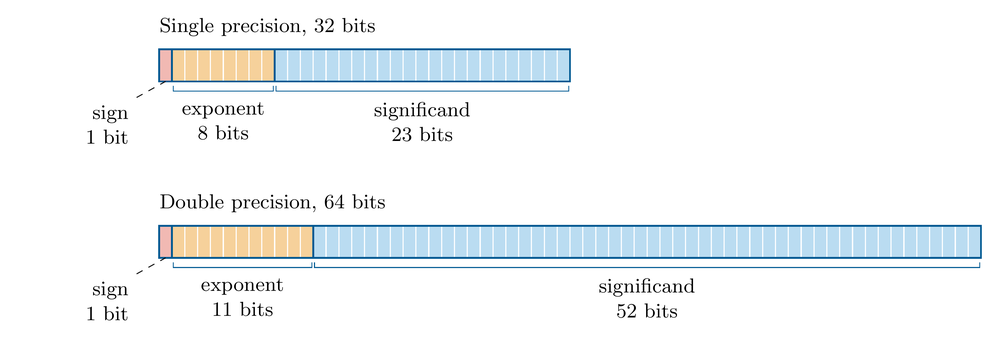
#> input picture Chapters/data_representation/en_US/ieee754_layout.png, 1000 x 346 px, shrunk from 3679 x 1274 before the run
$ python separate_image.py ../../data_representation/en_US/ieee754_layout.png
#> lines starting #> are read from the running program, lines starting #| are printed output that depends on the picture
import imageio.v3 as iio
import sys
import os
import numpy as np

# Check command line arguments
if len(sys.argv) < 2:
    print(f"Usage {sys.argv[0]} <infile>")
    sys.exit(1)

# Read the image
path = sys.argv[1]
image = iio.imread(path)
#> image is the input picture: shape (346, 1000, 3); mean R, G, B 242.1, 245.5, 247.1

# What is the filename?
filename = os.path.basename(path)

# What is the shape of the array?
original_shape = image.shape
#> original_shape = (346, 1000, 3)

# Log it
print(f"Shape of {filename}:{original_shape}")
#| Shape of ieee754_layout.png:(346, 1000, 3)

# Names of the colors for the filenames
colors = ['red','green','blue']

# Step through each of the colors
for i in range(3):

    # Create a new image
    newimage = np.zeros(original_shape, dtype=np.uint8)

    # Copy one channel
    newimage[:,:,i] = image[:,:,i]

    # Save to a file
    new_filename = f"{colors[i]}_{filename}"
    print(f"Writing {new_filename}")
    iio.imwrite(new_filename, newimage)
#> this loop made 3 passes
#> pass 1, `iio.imwrite(new_filename, newimage)`:
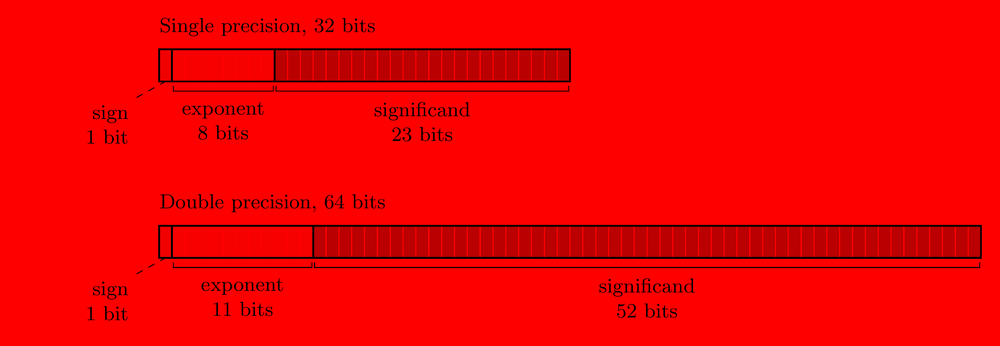
#> saved as red_ieee754_layout.png: shape (346, 1000, 3); mean R, G, B 242.1, 0, 0
#> pass 2, `iio.imwrite(new_filename, newimage)`:
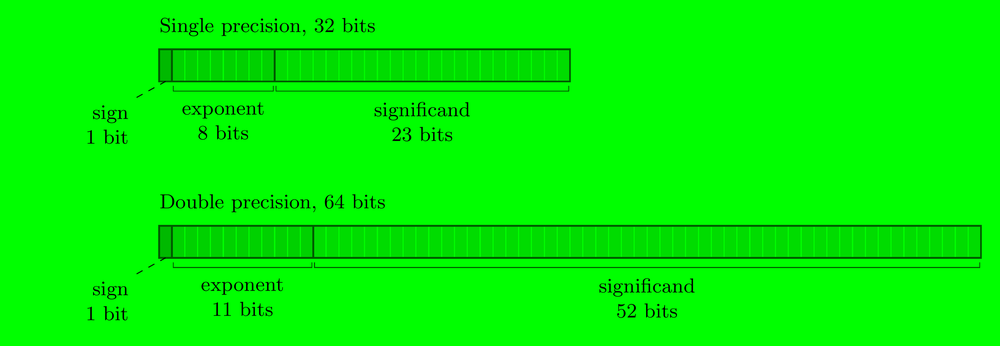
#> saved as green_ieee754_layout.png: shape (346, 1000, 3); mean R, G, B 0, 245.5, 0
#> after the loop:
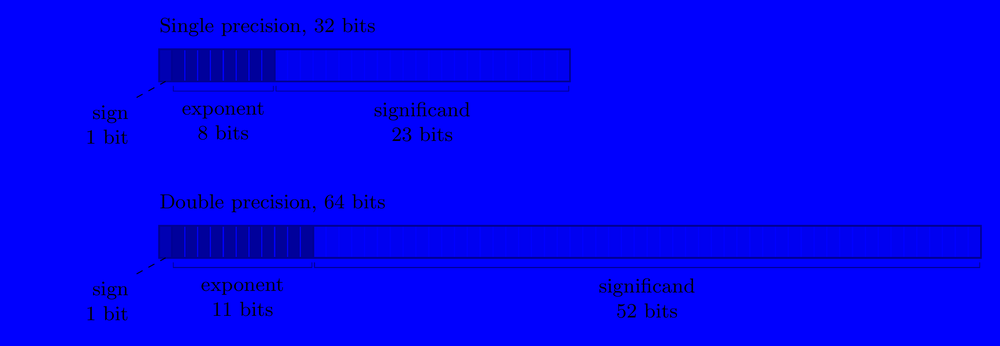
#> newimage: shape (346, 1000, 3); mean R, G, B 0, 0, 247.1
